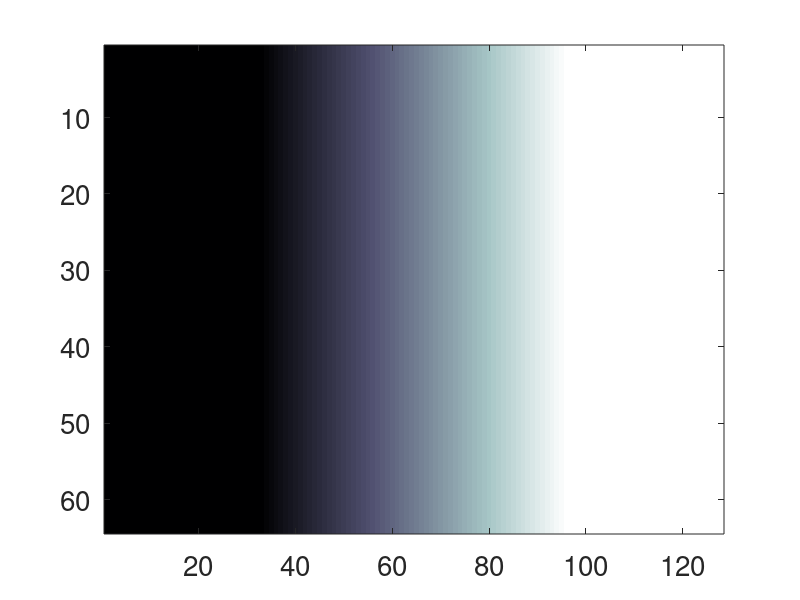

The MATLAB script that drew this image:
%ramp.m
% This script generates the image that creates the Mach band visual illusion.
In=10*ones(64,128); %initiates the visual stimulus with a constant value of 10
for i=1:65
    In(:,32+i)=10+i;
    %ramps up the value for the middle matrix elements (column 33 to column 97)
end
In(:,98:end)=75; %sets the last columns of the matrix to the final brightness value of 75
figure
imagesc(In); colormap(bone); set(gca, 'fontsize',20) %view the visual stimulus
